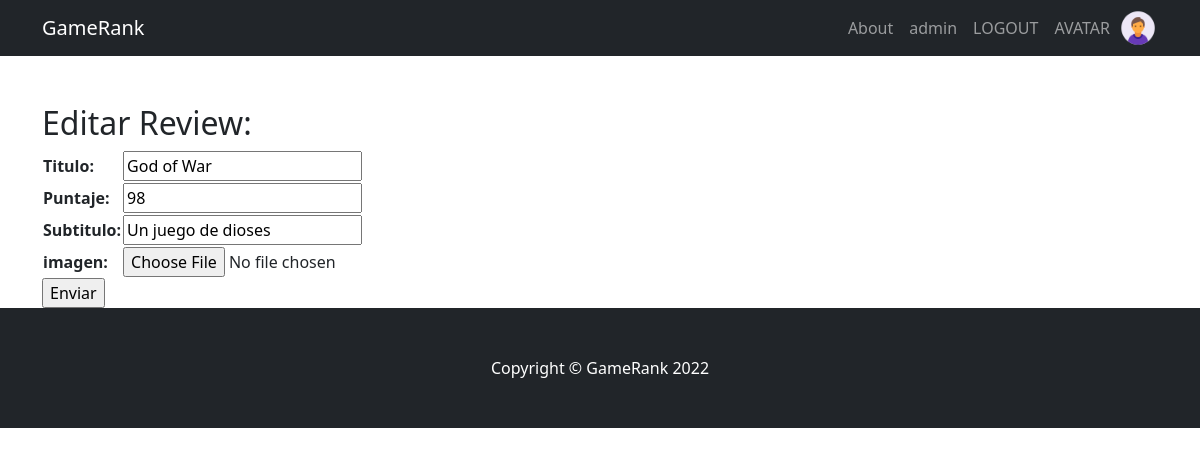
The page /posteos/editar_posteo/4 (signed in) on the database its author committed.
### posteos/models.py (models this page shows, shortened)
class Posteo(models.Model):
    titulo = models.CharField(max_length=200) # , unique=True
    subtitulo = models.CharField(max_length=200)
    user = models.ForeignKey(User, on_delete=models.CASCADE)
    puntaje = models.IntegerField()
    actualizado = models.DateTimeField()
    contenido = RichTextUploadingField()
    creado = models.DateTimeField()
    imagen = models.ImageField(upload_to='imagenes')
    class Meta:
        ordering = ['-creado']

### posteos/views.py (the view)
# urls.py: path('editar_posteo/<id>', editar_posteo, name='editar_posteo'),
@login_required
def editar_posteo(request, id):
    posteo = Posteo.objects.get(id=id)
    if request.method == 'POST':
        mi_formulario = PosteoForm(request.POST, request.FILES)
        if mi_formulario.is_valid():
            informacion = mi_formulario.cleaned_data
            posteo.titulo = informacion['titulo']
            posteo.puntaje = informacion['puntaje']
            posteo.subtitulo = informacion['subtitulo']
            posteo.contenido = informacion['contenido']
            posteo.actualizado = datetime.datetime.now()
            posteo.imagen = informacion['imagen']
            posteo.save()
            return render(request, "usuarios/inicio.html", {'autor':request.user,
                                                            'mensaje':'Review editada exitosamente.',
                                                            'avatar':obtener_avatar(request),
                                                            'usuarios':obtener_usuarios()})
    else:
        mi_formulario = PosteoForm(initial={'titulo':posteo.titulo,
                                            'puntaje':posteo.puntaje,
                                            'subtitulo':posteo.subtitulo,
                                            'contenido':posteo.contenido})
    return render(request, "posteos/editar_posteo.html", {'mi_formulario':mi_formulario,
                                                          'posteo':posteo,
                                                          'avatar':obtener_avatar(request)})

### posteos/forms.py
class PosteoForm(forms.Form):
    titulo = forms.CharField(max_length=200)
    puntaje = forms.IntegerField()
    subtitulo = forms.CharField(max_length=200)
    imagen = forms.ImageField(label="imagen")
    contenido = RichTextUploadingFormField()

### usuarios/views.py (called while the page is built)
def obtener_avatar(request):
    if request.user.is_authenticated:
        lista = Avatar.objects.filter(user=request.user)
        if len(lista)!=0:
            imagen = lista[0].imagen.url
    else:
        imagen = "/media/avatares/default.png"
    return imagen

### posteos/templates/posteos/editar_posteo.html (shortened to what this page needs)
{% extends "usuarios/padre_2.html" %}
{% load static %}
{% block primero %}
<h2>Editar Review:</h2>
<form action="{% url 'editar_posteo' posteo.id %}" method="POST" enctype="multipart/form-data"> {% csrf_token %}
    <table>
        {{ mi_formulario }}
    </table>
    <input type="submit" value="Enviar">
</form>
{% endblock %}

### usuarios/templates/usuarios/padre_2.html (shortened to what this page needs)
<!DOCTYPE html>
<html lang="en">
    <head>
        {% load static %}
        <link href="{% static 'usuarios/css/styles.css' %}" rel="stylesheet" />
    </head>
    <body>
        <nav class="navbar navbar-expand-lg navbar-dark bg-dark">
            <div class="container">
                <a class="navbar-brand" href="{% url 'inicio' %}">GameRank</a>
                <div class="collapse navbar-collapse" id="navbarSupportedContent">
                    <ul class="navbar-nav ms-auto mb-2 mb-lg-0">
                        <li class="nav-item"><a class="nav-link" href="#">About</a></li>
                        {% if user.is_authenticated %}
                        <li class="nav-item"><a class="nav-link" href="{% url 'editar_perfil' %}">{{user.username}}</a></li>
                        <li class="nav-item"><a class="nav-link" href="{% url 'logout' %}">LOGOUT</a></li>
                        <li class="nav-item"><a class="nav-link" href="{% url 'add_avatar' %}">AVATAR</a></li>
                        {% else %}
                        <li class="nav-item"><a class="nav-link" href="{% url 'login' %}">LOGIN</a></li>
                        <li class="nav-item"><a class="nav-link" href="{% url 'register' %}">REGISTER</a></li>
                        {% endif %}
                        <img height="40px" src="{{ avatar }}" alt="">
                    </ul>
                </div>
            </div>
        </nav>
        <div class="container mt-5">
            <div class="row">
                <div class="col-lg-8">
                    {% block primero %}
                    {% endblock %}
                </div>
            </div>
        </div>
        <footer class="py-5 bg-dark">
            <div class="container"><p class="m-0 text-center text-white">Copyright &copy; GameRank 2022</p></div>
        </footer>
    </body>
</html>

### rows shown on the page
Posteo: titulo "God of War", puntaje "98", subtitulo "Un juego de dioses"

### other values the page prints
{{ user.username }} "admin"
